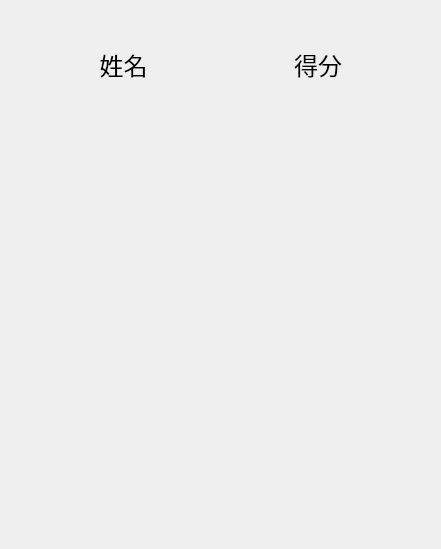
<?xml version="1.0" encoding="UTF-8"?>
<ui version="4.0">
 <class>Rank</class>
 <widget class="QMainWindow" name="Rank">
  <property name="geometry">
   <rect>
    <x>0</x>
    <y>0</y>
    <width>441</width>
    <height>549</height>
   </rect>
  </property>
  <property name="minimumSize">
   <size>
    <width>0</width>
    <height>0</height>
   </size>
  </property>
  <property name="maximumSize">
   <size>
    <width>9999</width>
    <height>9999</height>
   </size>
  </property>
  <property name="windowTitle">
   <string>实时排行榜</string>
  </property>
  <property name="styleSheet">
   <string notr="true"/>
  </property>
  <widget class="QWidget" name="centralwidget">
   <layout class="QVBoxLayout" name="verticalLayout">
    <item>
     <widget class="QLabel" name="timeLabel">
      <property name="font">
       <font>
        <family>隶书</family>
        <pointsize>12</pointsize>
       </font>
      </property>
      <property name="alignment">
       <set>Qt::AlignRight|Qt::AlignTrailing|Qt::AlignVCenter</set>
      </property>
     </widget>
    </item>
    <item>
     <layout class="QGridLayout" name="gridLayout" columnstretch="4,4" columnminimumwidth="0,0">
      <property name="leftMargin">
       <number>20</number>
      </property>
      <property name="topMargin">
       <number>10</number>
      </property>
      <property name="rightMargin">
       <number>20</number>
      </property>
      <property name="bottomMargin">
       <number>10</number>
      </property>
      <item row="2" column="1">
       <widget class="QLabel" name="label_6">
        <property name="sizePolicy">
         <sizepolicy hsizetype="Expanding" vsizetype="Expanding">
          <horstretch>0</horstretch>
          <verstretch>0</verstretch>
         </sizepolicy>
        </property>
        <property name="font">
         <font>
          <family>隶书</family>
          <pointsize>18</pointsize>
         </font>
        </property>
        <property name="text">
         <string/>
        </property>
        <property name="alignment">
         <set>Qt::AlignCenter</set>
        </property>
       </widget>
      </item>
      <item row="3" column="1">
       <widget class="QLabel" name="label_9">
        <property name="sizePolicy">
         <sizepolicy hsizetype="Expanding" vsizetype="Expanding">
          <horstretch>0</horstretch>
          <verstretch>0</verstretch>
         </sizepolicy>
        </property>
        <property name="font">
         <font>
          <family>隶书</family>
          <pointsize>18</pointsize>
         </font>
        </property>
        <property name="text">
         <string/>
        </property>
        <property name="alignment">
         <set>Qt::AlignCenter</set>
        </property>
       </widget>
      </item>
      <item row="9" column="1">
       <widget class="QLabel" name="label_27">
        <property name="sizePolicy">
         <sizepolicy hsizetype="Expanding" vsizetype="Expanding">
          <horstretch>0</horstretch>
          <verstretch>0</verstretch>
         </sizepolicy>
        </property>
        <property name="font">
         <font>
          <family>隶书</family>
          <pointsize>18</pointsize>
         </font>
        </property>
        <property name="text">
         <string/>
        </property>
        <property name="alignment">
         <set>Qt::AlignCenter</set>
        </property>
       </widget>
      </item>
      <item row="1" column="1">
       <widget class="QLabel" name="label_3">
        <property name="sizePolicy">
         <sizepolicy hsizetype="Expanding" vsizetype="Expanding">
          <horstretch>0</horstretch>
          <verstretch>0</verstretch>
         </sizepolicy>
        </property>
        <property name="font">
         <font>
          <family>隶书</family>
          <pointsize>18</pointsize>
         </font>
        </property>
        <property name="text">
         <string/>
        </property>
        <property name="alignment">
         <set>Qt::AlignCenter</set>
        </property>
       </widget>
      </item>
      <item row="4" column="1">
       <widget class="QLabel" name="label_12">
        <property name="sizePolicy">
         <sizepolicy hsizetype="Expanding" vsizetype="Expanding">
          <horstretch>0</horstretch>
          <verstretch>0</verstretch>
         </sizepolicy>
        </property>
        <property name="font">
         <font>
          <family>隶书</family>
          <pointsize>18</pointsize>
         </font>
        </property>
        <property name="text">
         <string/>
        </property>
        <property name="alignment">
         <set>Qt::AlignCenter</set>
        </property>
       </widget>
      </item>
      <item row="8" column="0">
       <widget class="QLabel" name="label_22">
        <property name="sizePolicy">
         <sizepolicy hsizetype="Expanding" vsizetype="Expanding">
          <horstretch>0</horstretch>
          <verstretch>0</verstretch>
         </sizepolicy>
        </property>
        <property name="font">
         <font>
          <family>隶书</family>
          <pointsize>18</pointsize>
         </font>
        </property>
        <property name="text">
         <string/>
        </property>
        <property name="alignment">
         <set>Qt::AlignCenter</set>
        </property>
       </widget>
      </item>
      <item row="5" column="0">
       <widget class="QLabel" name="label_13">
        <property name="sizePolicy">
         <sizepolicy hsizetype="Expanding" vsizetype="Expanding">
          <horstretch>0</horstretch>
          <verstretch>0</verstretch>
         </sizepolicy>
        </property>
        <property name="font">
         <font>
          <family>隶书</family>
          <pointsize>18</pointsize>
         </font>
        </property>
        <property name="text">
         <string/>
        </property>
        <property name="alignment">
         <set>Qt::AlignCenter</set>
        </property>
       </widget>
      </item>
      <item row="0" column="1">
       <widget class="QLabel" name="label_32">
        <property name="font">
         <font>
          <family>隶书</family>
          <pointsize>18</pointsize>
         </font>
        </property>
        <property name="text">
         <string>得分</string>
        </property>
        <property name="alignment">
         <set>Qt::AlignCenter</set>
        </property>
       </widget>
      </item>
      <item row="10" column="0">
       <widget class="QLabel" name="label_28">
        <property name="sizePolicy">
         <sizepolicy hsizetype="Expanding" vsizetype="Expanding">
          <horstretch>0</horstretch>
          <verstretch>0</verstretch>
         </sizepolicy>
        </property>
        <property name="font">
         <font>
          <family>隶书</family>
          <pointsize>18</pointsize>
         </font>
        </property>
        <property name="text">
         <string/>
        </property>
        <property name="alignment">
         <set>Qt::AlignCenter</set>
        </property>
       </widget>
      </item>
      <item row="7" column="0">
       <widget class="QLabel" name="label_19">
        <property name="sizePolicy">
         <sizepolicy hsizetype="Expanding" vsizetype="Expanding">
          <horstretch>0</horstretch>
          <verstretch>0</verstretch>
         </sizepolicy>
        </property>
        <property name="font">
         <font>
          <family>隶书</family>
          <pointsize>18</pointsize>
         </font>
        </property>
        <property name="text">
         <string/>
        </property>
        <property name="alignment">
         <set>Qt::AlignCenter</set>
        </property>
       </widget>
      </item>
      <item row="4" column="0">
       <widget class="QLabel" name="label_10">
        <property name="sizePolicy">
         <sizepolicy hsizetype="Expanding" vsizetype="Expanding">
          <horstretch>0</horstretch>
          <verstretch>0</verstretch>
         </sizepolicy>
        </property>
        <property name="font">
         <font>
          <family>隶书</family>
          <pointsize>18</pointsize>
         </font>
        </property>
        <property name="text">
         <string/>
        </property>
        <property name="alignment">
         <set>Qt::AlignCenter</set>
        </property>
       </widget>
      </item>
      <item row="0" column="0">
       <widget class="QLabel" name="label">
        <property name="font">
         <font>
          <family>隶书</family>
          <pointsize>18</pointsize>
         </font>
        </property>
        <property name="text">
         <string>姓名</string>
        </property>
        <property name="alignment">
         <set>Qt::AlignCenter</set>
        </property>
       </widget>
      </item>
      <item row="1" column="0">
       <widget class="QLabel" name="label_1">
        <property name="sizePolicy">
         <sizepolicy hsizetype="Expanding" vsizetype="Expanding">
          <horstretch>0</horstretch>
          <verstretch>0</verstretch>
         </sizepolicy>
        </property>
        <property name="font">
         <font>
          <family>隶书</family>
          <pointsize>18</pointsize>
         </font>
        </property>
        <property name="text">
         <string/>
        </property>
        <property name="alignment">
         <set>Qt::AlignCenter</set>
        </property>
       </widget>
      </item>
      <item row="3" column="0">
       <widget class="QLabel" name="label_7">
        <property name="sizePolicy">
         <sizepolicy hsizetype="Expanding" vsizetype="Expanding">
          <horstretch>0</horstretch>
          <verstretch>0</verstretch>
         </sizepolicy>
        </property>
        <property name="font">
         <font>
          <family>隶书</family>
          <pointsize>18</pointsize>
         </font>
        </property>
        <property name="text">
         <string/>
        </property>
        <property name="alignment">
         <set>Qt::AlignCenter</set>
        </property>
       </widget>
      </item>
      <item row="2" column="0">
       <widget class="QLabel" name="label_4">
        <property name="sizePolicy">
         <sizepolicy hsizetype="Expanding" vsizetype="Expanding">
          <horstretch>0</horstretch>
          <verstretch>0</verstretch>
         </sizepolicy>
        </property>
        <property name="font">
         <font>
          <family>隶书</family>
          <pointsize>18</pointsize>
         </font>
        </property>
        <property name="text">
         <string/>
        </property>
        <property name="alignment">
         <set>Qt::AlignCenter</set>
        </property>
       </widget>
      </item>
      <item row="6" column="1">
       <widget class="QLabel" name="label_18">
        <property name="sizePolicy">
         <sizepolicy hsizetype="Expanding" vsizetype="Expanding">
          <horstretch>0</horstretch>
          <verstretch>0</verstretch>
         </sizepolicy>
        </property>
        <property name="font">
         <font>
          <family>隶书</family>
          <pointsize>18</pointsize>
         </font>
        </property>
        <property name="text">
         <string/>
        </property>
        <property name="alignment">
         <set>Qt::AlignCenter</set>
        </property>
       </widget>
      </item>
      <item row="5" column="1">
       <widget class="QLabel" name="label_15">
        <property name="sizePolicy">
         <sizepolicy hsizetype="Expanding" vsizetype="Expanding">
          <horstretch>0</horstretch>
          <verstretch>0</verstretch>
         </sizepolicy>
        </property>
        <property name="font">
         <font>
          <family>隶书</family>
          <pointsize>18</pointsize>
         </font>
        </property>
        <property name="text">
         <string/>
        </property>
        <property name="alignment">
         <set>Qt::AlignCenter</set>
        </property>
       </widget>
      </item>
      <item row="7" column="1">
       <widget class="QLabel" name="label_21">
        <property name="sizePolicy">
         <sizepolicy hsizetype="Expanding" vsizetype="Expanding">
          <horstretch>0</horstretch>
          <verstretch>0</verstretch>
         </sizepolicy>
        </property>
        <property name="font">
         <font>
          <family>隶书</family>
          <pointsize>18</pointsize>
         </font>
        </property>
        <property name="text">
         <string/>
        </property>
        <property name="alignment">
         <set>Qt::AlignCenter</set>
        </property>
       </widget>
      </item>
      <item row="10" column="1">
       <widget class="QLabel" name="label_30">
        <property name="sizePolicy">
         <sizepolicy hsizetype="Expanding" vsizetype="Expanding">
          <horstretch>0</horstretch>
          <verstretch>0</verstretch>
         </sizepolicy>
        </property>
        <property name="font">
         <font>
          <family>隶书</family>
          <pointsize>18</pointsize>
         </font>
        </property>
        <property name="text">
         <string/>
        </property>
        <property name="alignment">
         <set>Qt::AlignCenter</set>
        </property>
       </widget>
      </item>
      <item row="9" column="0">
       <widget class="QLabel" name="label_25">
        <property name="sizePolicy">
         <sizepolicy hsizetype="Expanding" vsizetype="Expanding">
          <horstretch>0</horstretch>
          <verstretch>0</verstretch>
         </sizepolicy>
        </property>
        <property name="font">
         <font>
          <family>隶书</family>
          <pointsize>18</pointsize>
         </font>
        </property>
        <property name="text">
         <string/>
        </property>
        <property name="alignment">
         <set>Qt::AlignCenter</set>
        </property>
       </widget>
      </item>
      <item row="6" column="0">
       <widget class="QLabel" name="label_16">
        <property name="sizePolicy">
         <sizepolicy hsizetype="Expanding" vsizetype="Expanding">
          <horstretch>0</horstretch>
          <verstretch>0</verstretch>
         </sizepolicy>
        </property>
        <property name="font">
         <font>
          <family>隶书</family>
          <pointsize>18</pointsize>
         </font>
        </property>
        <property name="text">
         <string/>
        </property>
        <property name="alignment">
         <set>Qt::AlignCenter</set>
        </property>
       </widget>
      </item>
      <item row="8" column="1">
       <widget class="QLabel" name="label_24">
        <property name="sizePolicy">
         <sizepolicy hsizetype="Expanding" vsizetype="Expanding">
          <horstretch>0</horstretch>
          <verstretch>0</verstretch>
         </sizepolicy>
        </property>
        <property name="font">
         <font>
          <family>隶书</family>
          <pointsize>18</pointsize>
         </font>
        </property>
        <property name="text">
         <string/>
        </property>
        <property name="alignment">
         <set>Qt::AlignCenter</set>
        </property>
       </widget>
      </item>
     </layout>
    </item>
   </layout>
  </widget>
  <widget class="QMenuBar" name="menubar">
   <property name="geometry">
    <rect>
     <x>0</x>
     <y>0</y>
     <width>441</width>
     <height>22</height>
    </rect>
   </property>
  </widget>
  <action name="actionClear">
   <property name="text">
    <string>Clear</string>
   </property>
  </action>
 </widget>
 <resources/>
 <connections/>
</ui>
